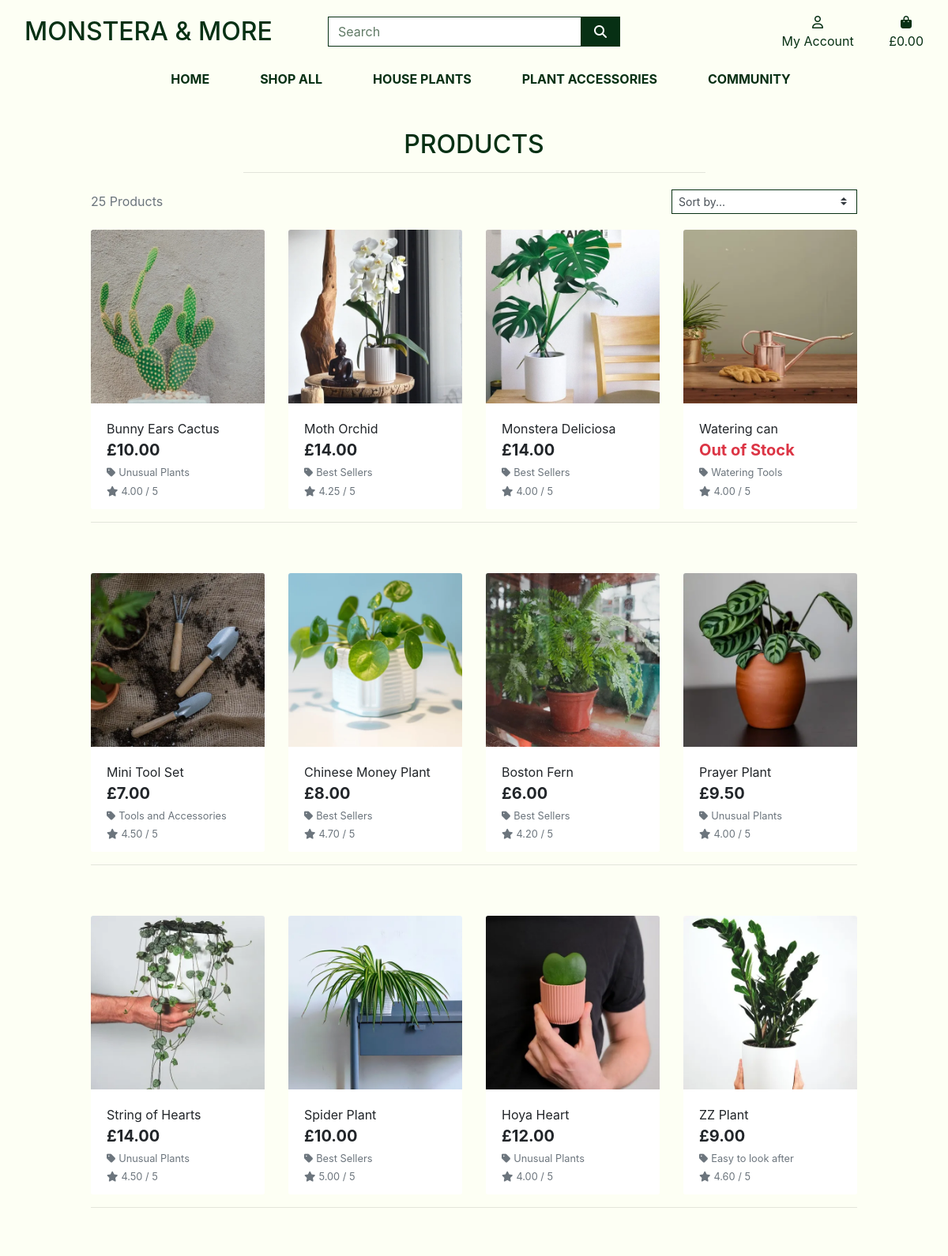
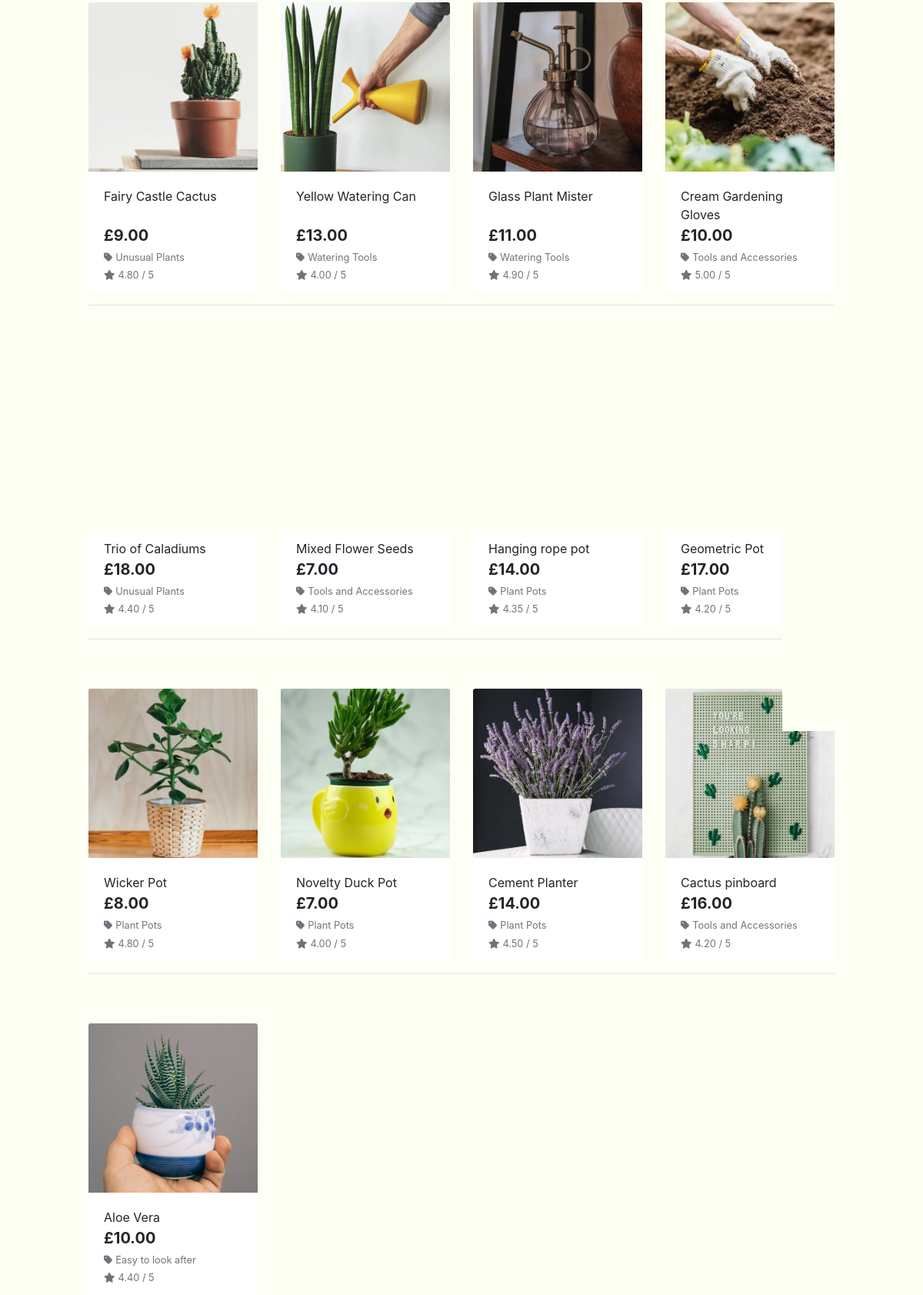
Screenshot of /products/ with the database file from the repository (2 pictures, top to bottom).
### products/models.py (models this page shows, shortened)
class Product(models.Model):
    category = models.ForeignKey('Category', null=True, blank=True, on_delete=models.SET_NULL)
    plant = models.BooleanField(null=True, blank=True)
    sku = models.CharField(max_length=254, null=True, blank=True)
    name = models.CharField(max_length=254)
    description = models.TextField()
    has_sizes = models.BooleanField(default=False, null=True, blank=True)
    price = models.DecimalField(max_digits=6, decimal_places=2)
    price_medium = models.DecimalField(max_digits=6, decimal_places=2, default=0)
    price_large = models.DecimalField(max_digits=6, decimal_places=2, default=0)
    in_stock = models.BooleanField(default=True, null=True, blank=True)
    date_created = models.DateTimeField(auto_now_add=True)
    rating = models.DecimalField(max_digits=6, decimal_places=2, null=True, blank=True)
    image_url = models.URLField(max_length=1024, null=True, blank=True)
    image = models.ImageField(null=True, blank=True)

class Category(models.Model):
    class Meta:
        verbose_name_plural = 'Categories'
    name = models.CharField(max_length=254)
    friendly_name = models.CharField(max_length=254, null=True, blank=True)

### products/views.py (the view, shortened to what this page needs)
# urls.py: path('', views.all_products, name='products'),
def all_products(request):
    products = Product.objects.all()
    query = None
    categories = None
    sort = None
    direction = None
    current_sorting = f'{sort}_{direction}'
    context = {
        'products': products,
        'search_term': query,
        'current_categories': categories,
        'current_sorting': current_sorting,
    }
    return render(request, 'products/products.html', context)

### bag/contexts.py (called while the page is built, shortened)
def bag_contents(request):
    bag_items = []
    total = 0
    product_count = 0
    bag = request.session.get('bag', {})
    if total < settings.FREE_DELIVERY_THRESHOLD:
        delivery = total * Decimal(settings.STANDARD_DELIVERY_PERCENTAGE / 100)
        free_delivery_delta = settings.FREE_DELIVERY_THRESHOLD - total
    else:
        delivery = 0
        free_delivery_delta = 0
    grand_total = delivery + total
    context = {
        'bag_items': bag_items,
        'total': total,
        'product_count': product_count,
        'delivery': delivery,
        'free_delivery_delta': free_delivery_delta,
        'free_delivery_threshold': settings.FREE_DELIVERY_THRESHOLD,
        'grand_total': grand_total,
    }
    return context

### products/templates/products/products.html (shortened to what this page needs)
{% extends "base.html" %}
{% load static %}
{% block page_header %}
    <div class="container header-container">
    </div>
{% endblock %}
{% block content %}
    <div class="overlay"></div>
    <div class="container-fluid">
        <div class="row">
            <div class="col text-center">
                <h2 class="logo-font">Products</h2>
                <hr class="w-50 mb-1">
            </div>
        </div>
        <div class="row">
            <div class="product-container col-10 offset-1">
                <div class="row mt-1 mb-2">
                    <div class="col-12 col-md-6 my-auto order-md-last d-flex justify-content-center justify-content-md-end">
                        <div class="sort-select-wrapper w-50">
                            <select id="sort-selector" class="custom-select custom-select-sm rounded-0 border border-{% if current_sorting != 'None_None' %}info{% else %}black{% endif %}">
                                <option value="reset" {% if current_sorting == 'None_None' %}selected{% endif %}>Sort by...</option>
                            </select>
                        </div>
                    </div>
                    <div class="col-12 col-md-6 order-md-first">
                        <p class="text-muted mt-3 text-center text-md-left">
                            {{ products|length }} Products{% if search_term %} found for <strong>"{{ search_term }}"</strong>{% endif %}
                        </p>
                    </div>
                </div>
                <div class="row">
                    {% for product in products %}
                        <div class="col-sm-6 col-md-6 col-lg-4 col-xl-3">
                            <div class="card h-100 border-0">
                                {% if product.image %}
                                <a href="{% url 'product_detail' product.id %}">
                                    <img class="card-img-top img-fluid" src="{{ product.image.url }}" alt="{{ product.name }}">
                                </a>
                                {% else %}
                                <a href="{% url 'product_detail' product.id %}">
                                    <img class="card-img-top img-fluid" src="{{ MEDIA_URL }}noimage.png" alt="{{ product.name }}">
                                </a>
                                {% endif %}
                                <div class="card-body pb-0">
                                    <p class="mb-0">{{ product.name }}</p>
                                </div>
                                <div class="card-footer bg-white pt-0 border-0 text-left">
                                    <div class="row">
                                        <div class="col">
                                            {% if product.in_stock == True %}
                                            <p class="lead mb-0 text-left font-weight-bold">£{{ product.price }}</p>
                                            {% else %}
                                            <p class="lead mb-0 text-left font-weight-bold text-danger">Out of Stock</p>
                                            {% endif %}
                                            {% if product.category %}
                                            <p class="small mt-1 mb-0">
                                                <a class="text-muted" href="{% url 'products' %}?category={{ product.category.name }}">
                                                    <i class="fas fa-tag mr-1"></i>{{ product.category.friendly_name }}
                                                </a>
                                            </p>
                                            {% endif %}
                                            {% if product.rating %}
                                                <small class="text-muted"><i class="fas fa-star mr-1"></i>{{ product.rating }} / 5</small>
                                            {% else %}
                                                <small class="text-muted">No Rating</small>
                                            {% endif %}
                                        </div>
                                    </div>
                                </div>
                            </div>
                        </div>
                        {% if forloop.counter|divisibleby:4 %}
                            <div class="col-12 d-none d-xl-block mb-5">
                                <hr>
                            </div>
                        {% endif %}
                    {% endfor %}
                </div>
            </div>
        </div>
    </div>
{% endblock %}

### static/css/base.css (style rules this page uses)
html { height: 100%; }
body { background-image: url('/media/hero-plant.jpg'); background-color: #FDFFF4; height: 100vh; background-position: 1% 1%; }
.overlay { height: 100%; width: 100%; top: 0; left: 0; position: fixed; background: #FDFFF4; z-index: -1; }
a { color:#073014 ; }
.logo-font { text-transform: uppercase; color:#073014; }
.border-black { border: 1px solid #073014 !important; }
@media (min-width: 1200px) { .container { max-width: 80%; } }
@media (min-width: 992px) { .header-container { padding-top: 164px; } }

### rows the page displays
Product: image (picture), name "Bunny Ears Cactus", price "10.00", category.friendly_name "Unusual Plants", rating "4.00"
Product: image (picture), name "Moth Orchid", price "14.00", category.friendly_name "Best Sellers", rating "4.25"
Product: image (picture), name "Monstera Deliciosa", price "14.00", category.friendly_name "Best Sellers", rating "4.00"
Product: image (picture), name "Watering can", in_stock "Out of Stock", category.friendly_name "Watering Tools", rating "4.00"
Product: image (picture), name "Mini Tool Set", price "7.00", category.friendly_name "Tools and Accessories", rating "4.50"
Product: image (picture), name "Chinese Money Plant", price "8.00", category.friendly_name "Best Sellers", rating "4.70"
Product: image (picture), name "Boston Fern", price "6.00", category.friendly_name "Best Sellers", rating "4.20"
Product: image (picture), name "Prayer Plant", price "9.50", category.friendly_name "Unusual Plants", rating "4.00"
Product: image (picture), name "String of Hearts", price "14.00", category.friendly_name "Unusual Plants", rating "4.50"
Product: image (picture), name "Spider Plant", price "10.00", category.friendly_name "Best Sellers", rating "5.00"
Product: image (picture), name "Hoya Heart", price "12.00", category.friendly_name "Unusual Plants", rating "4.00"
Product: image (picture), name "ZZ Plant", price "9.00", category.friendly_name "Easy to look after", rating "4.60"
Product: image (picture), name "Fairy Castle Cactus", price "9.00", category.friendly_name "Unusual Plants", rating "4.80"
Product: image (picture), name "Yellow Watering Can", price "13.00", category.friendly_name "Watering Tools", rating "4.00"
Product: image (picture), name "Glass Plant Mister", price "11.00", category.friendly_name "Watering Tools", rating "4.90"
Product: image (picture), name "Cream Gardening Gloves", price "10.00", category.friendly_name "Tools and Accessories", rating "5.00"
Product: image (picture), name "Trio of Caladiums", price "18.00", category.friendly_name "Unusual Plants", rating "4.40"
Product: image (picture), name "Mixed Flower Seeds", price "7.00", category.friendly_name "Tools and Accessories", rating "4.10"
Product: image (picture), name "Hanging rope pot", price "14.00", category.friendly_name "Plant Pots", rating "4.35"
Product: image (picture), name "Geometric Pot", price "17.00", category.friendly_name "Plant Pots", rating "4.20"
Product: image (picture), name "Wicker Pot", price "8.00", category.friendly_name "Plant Pots", rating "4.80"
Product: image (picture), name "Novelty Duck Pot", price "7.00", category.friendly_name "Plant Pots", rating "4.00"
Product: image (picture), name "Cement Planter", price "14.00", category.friendly_name "Plant Pots", rating "4.50"
Product: image (picture), name "Cactus pinboard", price "16.00", category.friendly_name "Tools and Accessories", rating "4.20"
Product: image (picture), name "Aloe Vera", price "10.00", category.friendly_name "Easy to look after", rating "4.40"

### other values shown
{{ products|length }} "25"
